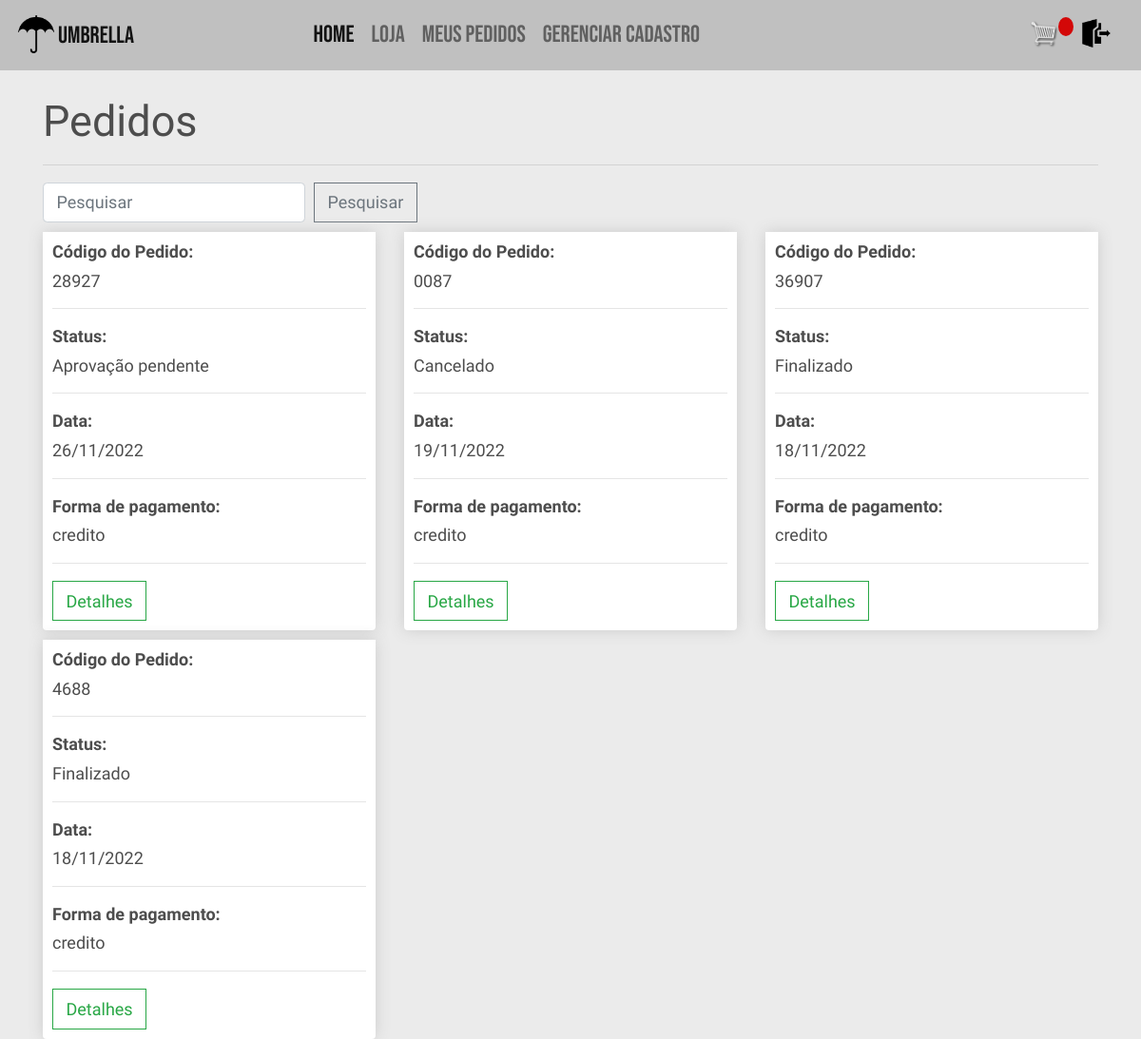
Before: /meus_pedidos/ (signed in) with the older database file.
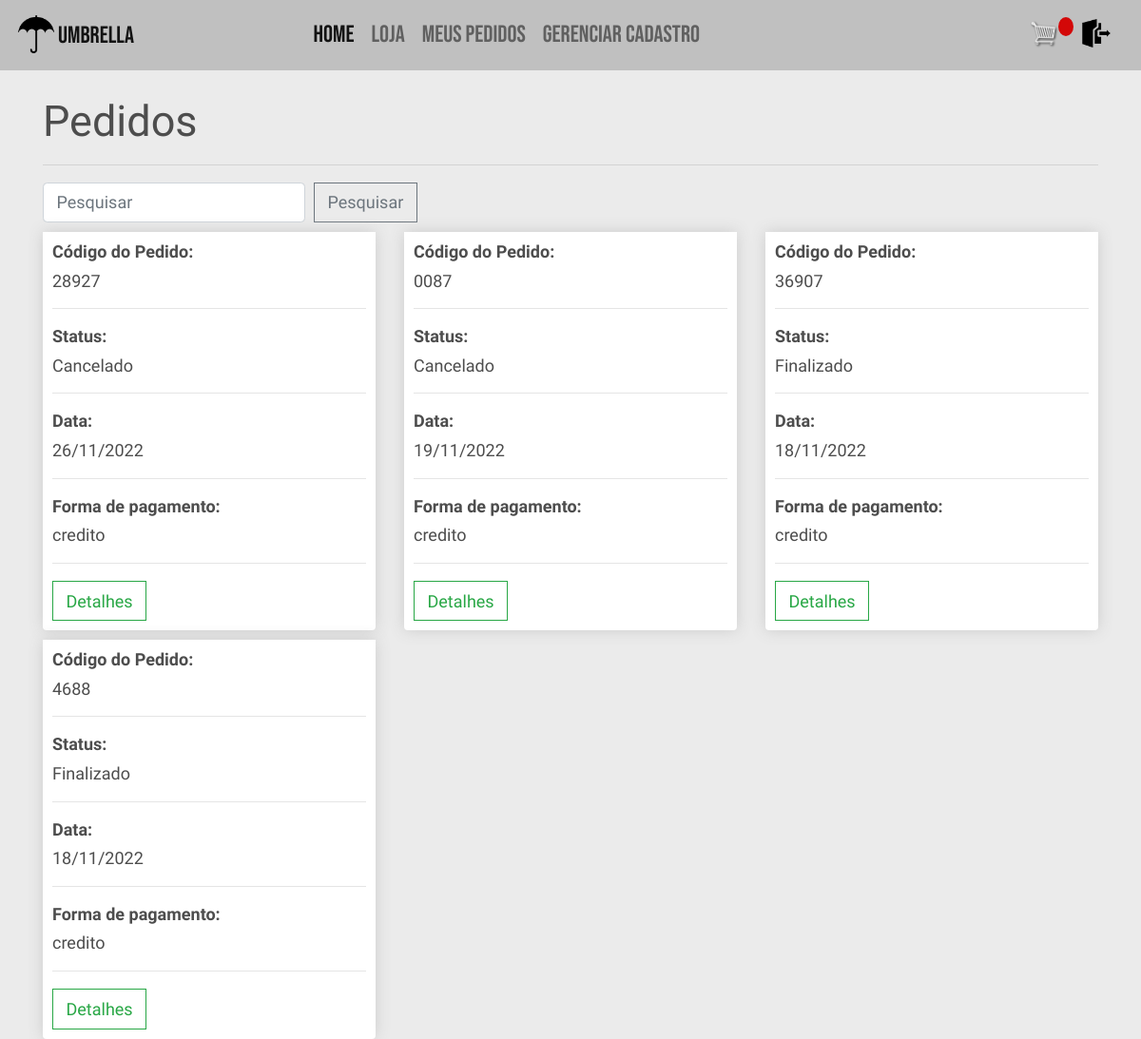
After: the same page with the newer database file.
### vendas/models.py (models this page shows, shortened)
class Pedido(models.Model):
    cod_pedido = models.CharField(
        _("código do pedido"), max_length=100, null=True)
    APROV_PEND = "aprovacao_pendente"
    APROVADO = "aprovado"
    ENVIADO = "enviado"
    FINALIZADO = "finalizado"
    CANCELADO = "cancelado"
    opcoes_status = [
        (APROV_PEND, "Aprovação pendente"),
        (APROVADO, "Aprovado"),
        (ENVIADO, "Enviado"),
        (FINALIZADO, "Finalizado"),
        (CANCELADO, "Cancelado")
    ]
    status = models.CharField(choices=opcoes_status,
                              max_length=50, null=True, blank=True, default=APROV_PEND)
    completo = models.BooleanField(default=False)
    data = models.DateTimeField(
        _("data do pedido"), default=timezone.now, null=True, blank=True)
    subtotal = models.FloatField(
        _("valor pré-desconto do pedido"), null=True, blank=True)
    total = models.FloatField(
        _("valor total do pedido"), null=True, blank=True)
    CREDITO = "credito"
    DEBITO = "debito"
    PIX = "pix"
    BOLETO = "boleto"
    opcoes_pagamento = [
        (CREDITO, "Credito"),
        (DEBITO, "Debito"),
        (PIX, "Pix"),
        (BOLETO, "Boleto"),
    ]
    metodo_de_pagamento = models.CharField(
        choices=opcoes_pagamento, max_length=200, null=True, blank=True)
    franquia = models.ForeignKey(Franquia, verbose_name=_(
        "franquia"), on_delete=models.SET_NULL, null=True, blank=True)
    loja = models.ForeignKey(Loja, verbose_name=_(
        "loja"), on_delete=models.SET_NULL, null=True, blank=True)
    revendedor = models.ForeignKey(Revendedor, verbose_name=_(
        "revendedor"), on_delete=models.SET_NULL, null=True, blank=True)

### vendas/views.py (the view, shortened to what this page needs)
# urls.py: path('meus_pedidos/', views.mostrarPedidos, name='meus_pedidos'),
@login_required
def mostrarPedidos(request):
    if request.user.tipo == User.REVENDEDOR:
        try:
            request.user.revendedor
        except:
            sweetify.error(
                request, 'Porfavor cadastre seus dados antes de fazer um pedido')
            return redirect('perfil')
        pedidos = Pedido.objects.filter(revendedor=request.user.revendedor).exclude(
            completo=False).order_by('-data')
    return render(request, "vendas/meus_pedidos.html", {'pedidos': pedidos})

### users/models.py (called while the page is built)
    def __str__(self):
        return self.email

### vendas/templates/vendas/meus_pedidos.html
{% extends 'vendas/base.html' %}
{% load static %}
{% block content %}
<h1>Pedidos</h1>
<hr>
	<form class="form-inline" action="{% url 'pesquisa_pedidos' %}" method="get">
		<input class="form-control mr-sm-2" name="q" type="search" placeholder="Pesquisar" aria-label="Pesquisar">
		<button class="btn btn-outline-secondary my-2 my-sm-0" type="submit">Pesquisar</button>
  	</form>
	<div class="row">
		{% if not pedidos %}
		<h2><strong>Nenhum pedido encontrado</strong></h2>
		{% else %}
			{% for pedido in pedidos %}
				<div class="col-lg-4">
					<div class="box-element product">
						<h6><strong>Código do Pedido:</strong></h6>
						<h6>{{pedido.cod_pedido}}</h6>
						<hr>
						<h6><strong>Status:</strong></h6>
						<h6>{{pedido.get_status_display}}</h6>
						<hr>
						<h6><strong>Data:</strong></h6>
						<h6>{{pedido.data|date:"d/m/Y" }}</h6>
						<hr>
						<h6><strong>Forma de pagamento:</strong></h6>
						<h6>{{pedido.metodo_de_pagamento}}</h6>
						<hr>
						<a class="btn btn-outline-success" href="{% url 'detalhe_pedido' pedido.id %}">Detalhes</a>
					</div>
				</div>
			{% endfor %}
		{% endif %}
	</div>
{% endblock content %}

Changed rows visible on the page:
changed Pedido (number 1 of 4 on the later page): status "Aprovação pendente" → "Cancelado"
